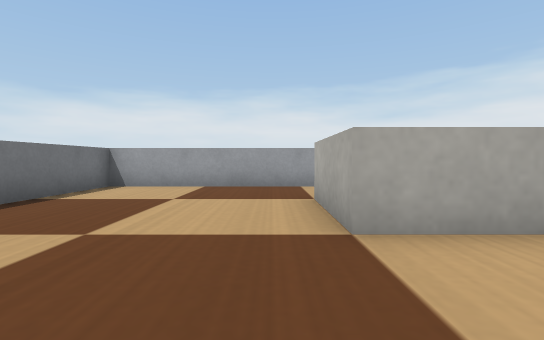
view 1 (above)

16 first-person views from a walk through a robot-simulator world made for Webots. The camera is 0.07 m above the floor, tilts 2° down and sees 85° across. The floor is counted in squares, 0.1 m on a side. Each view is taken from the middle of a square. On the plan, view 1 faces up. The plan holds only what a view shows up to about 9 squares ahead; the rest is blank. The place goes on beyond the plan. The robots in the file are not drawn. Webots' stock objects and surfaces are drawn as simple stand-ins.

view 2
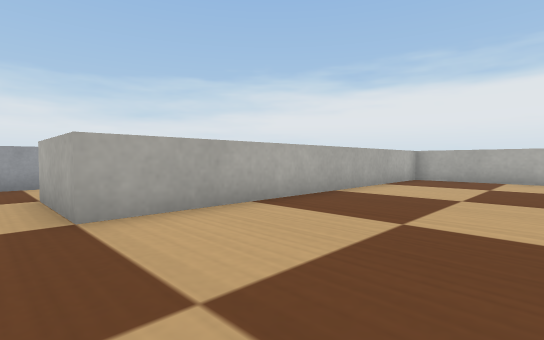

view 3
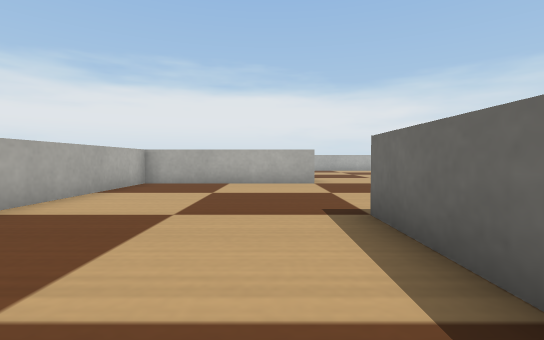

view 4
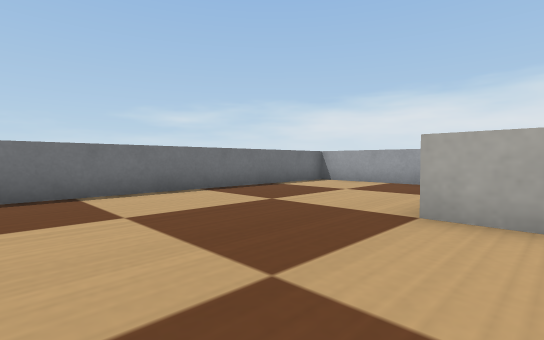

view 5
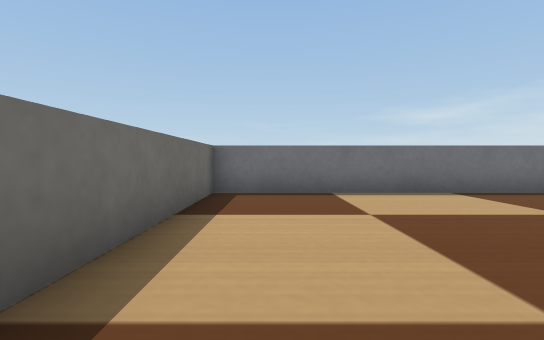

view 6
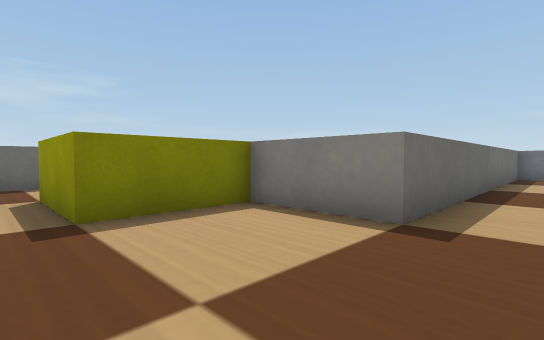

view 7
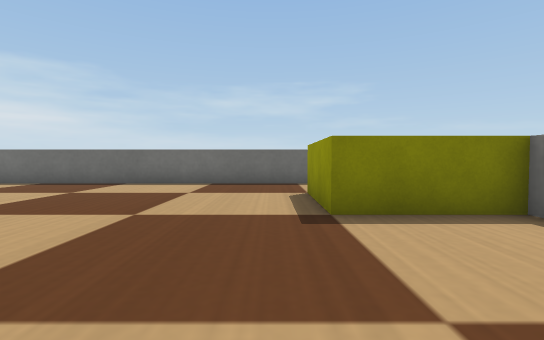

view 8
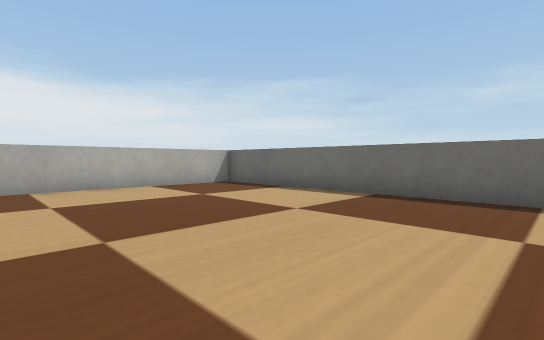

view 9
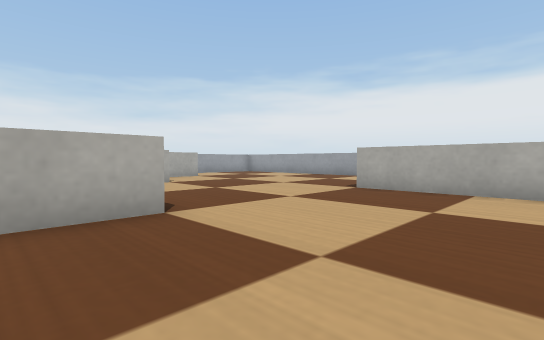

view 10
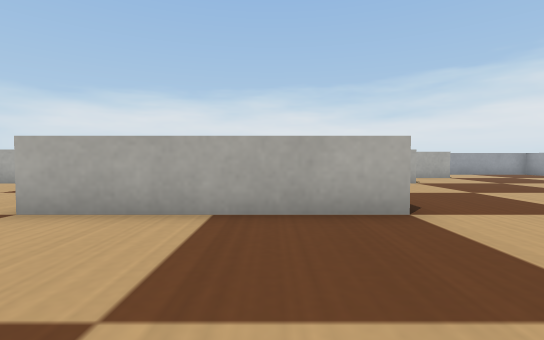

view 11
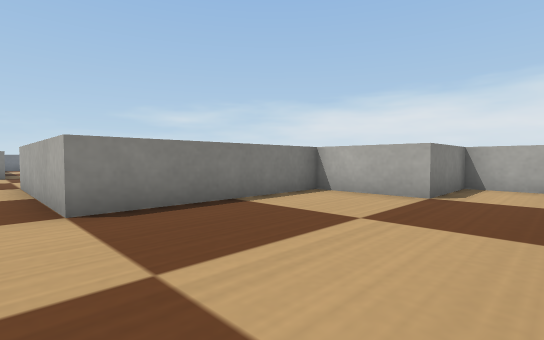

view 12
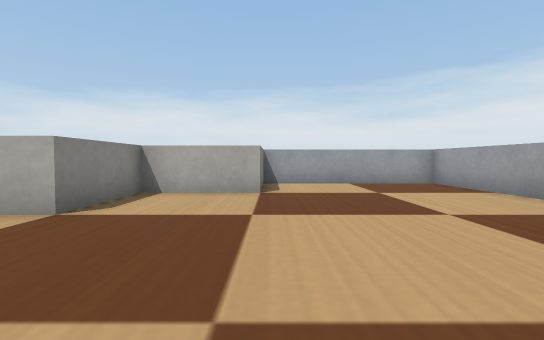

view 13
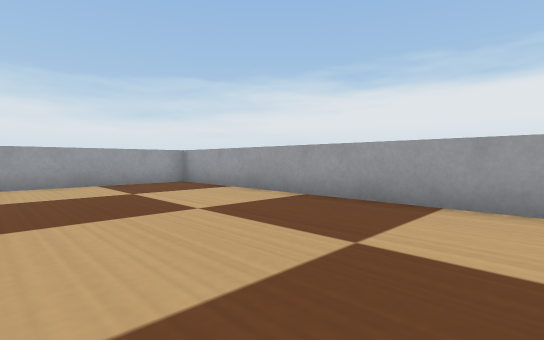

view 14
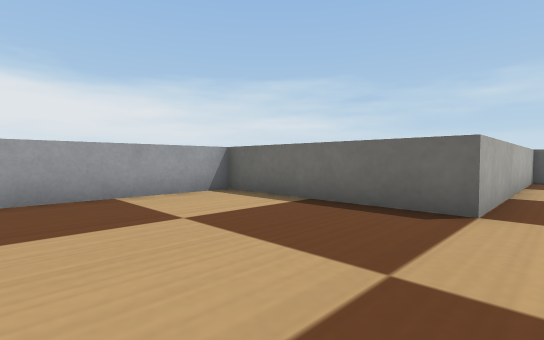

view 15
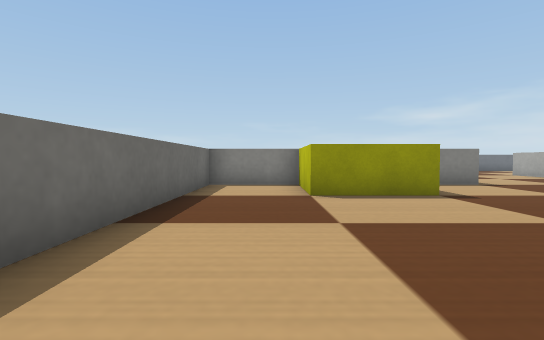

view 16
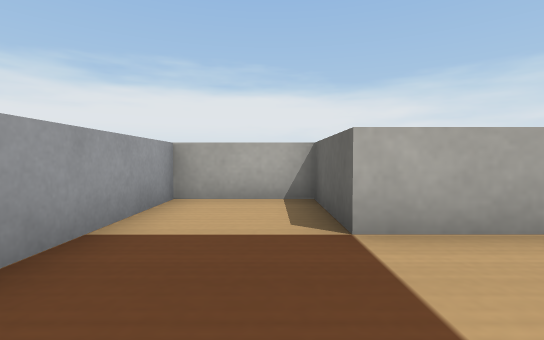

### Floor plan
Points are (right, up) in squares from view 1. A wall is a line through its corners. A room is listed if a view was taken in it or the views show most of it. See-through windows are left out.
Room 1 (views 1, 2, 3, 4, 5, 6, 7, 16)
walls: (10.8, -2.3) (10.8, 2.7) (0.8, 2.7) (0.8, 5.2) (3.2, 5.2) (3.2, 7.7) (-4.2, 7.7) (-4.2, -2.3) (5.7, -2.3)
ways out: opening at (8.5, -2) to room 2
Room 2 (views 8, 9, 10, 11, 15)
walls: (15.8, -2.3) (10.8, -2.3); (5.7, -2.3) (5.7, -4.7) (8.2, -4.7) (8.2, -7.2) (5.7, -7.2) (5.7, -9.7) (20.7, -9.7) (20.7, -2.3)
ways out: opening at (8.5, -2) to room 1; opening at (18.5, -2) to room 4
Room 3 (views 12, 13)
walls: (20.7, -2.3) (25.8, -2.3) (25.8, 7.7) (20.8, 7.7) (20.8, 5.3)
ways out: opening at (21, 1.5) to room 4
Room 4 (view 14)
walls: (20.8, 5.3) (18.3, 5.3) (18.3, 2.7) (15.8, 2.7) (15.8, -2.3)
ways out: opening at (18.5, -2) to room 2; opening at (21, 1.5) to room 3

Where each view was taken, in squares from view 1:
view 1: 0 up, 0 right, facing up
view 2: 1 down, 0 right, facing up-right
view 3: 1 down, 2 right, facing right
view 4: 1 down, 2 right, facing up-left
view 5: 1 down, 2 right, facing left
view 6: 1 down, 9 right, facing down-left
view 7: 1 down, 9 right, facing down
view 8: 4 down, 13 right, facing down-right
view 9: 6 down, 14 right, facing up-right
view 10: 6 down, 14 right, facing up
view 11: 3 down, 20 right, facing up-left
view 12: 1 down, 21 right, facing up
view 13: 1 down, 21 right, facing up-right
view 14: 2 up, 20 right, facing down-right
view 15: 8 down, 14 right, facing left
view 16: 6 up, 2 left, facing right
